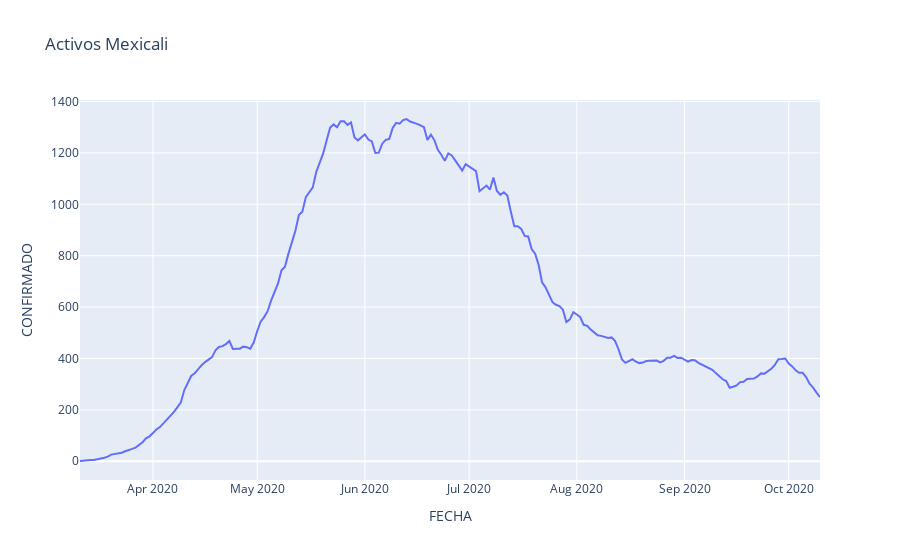

Notebook code for this chart:
### Markdown cell above
## Active Cases of Mexicali

### Code cell
df = df_mx

df = df.loc[(df['RESULTADO_LAB'] == 1)] # resultado = positivo SARS-COV-2 o Pendiente

df = df = df.loc[df['ENTIDAD_RES'] == 2] #entidad = Baja California

df = df.loc[df['MUNICIPIO_RES'] == 2] # municipio = mexicali

df = df[['FECHA_SINTOMAS','RESULTADO_LAB']]

df.loc[df['RESULTADO_LAB'] == 1, 'CONFIRMADO'] = ['1']

df_by_date = df.groupby("FECHA_SINTOMAS",as_index=False).count()
df_by_date['FECHA_SINTOMAS'] = pd.to_datetime(df_by_date['FECHA_SINTOMAS'])

first_case_date = df_by_date['FECHA_SINTOMAS'].iloc[0]

last_case_date = df_by_date['FECHA_SINTOMAS'].iloc[-1]

delta = (last_case_date) - first_case_date       # as timedelta

active_df = pd.DataFrame()

for i in range(delta.days + 1):
    day = first_case_date + timedelta(days=i)

    df_by_date['FECHA'] = day
    
    active_date_minus_14_days = day - timedelta(days=11)
    mask = (df_by_date['FECHA_SINTOMAS'] >= active_date_minus_14_days) & (df_by_date['FECHA_SINTOMAS'] <= day)
    filtered_df=df_by_date.loc[mask]
    
    filtered_df = filtered_df.groupby(["FECHA"],as_index=False).sum()
    active_df = active_df.append(filtered_df)

fig = px.line(active_df, active_df.FECHA, active_df.CONFIRMADO,
              title='Activos Mexicali')
fig.show()

### Figure 1 — Plotly figure (JSON) as saved in the notebook; plotly's stock layout.template omitted (floating-point values rounded to 4 significant figures; data arrays with more than 128 entries replaced by an {"elided": "..."} marker saying what was removed)
{"data": [{"hovertemplate": "FECHA=%{x}<br>CONFIRMADO=%{y}<extra></extra>", "legendgroup": "", "line": {"color": "#636efa", "dash": "solid"}, "mode": "lines", "name": "", "orientation": "v", "showlegend": false, "type": "scatter", "x": {"elided": "214 str values"}, "xaxis": "x", "y": {"elided": "214 int values"}, "yaxis": "y"}], "layout": {"legend": {"tracegroupgap": 0}, "title": {"text": "Activos Mexicali"}, "xaxis": {"anchor": "y", "domain": [0, 1], "title": {"text": "FECHA"}}, "yaxis": {"anchor": "x", "domain": [0, 1], "title": {"text": "CONFIRMADO"}}}}
